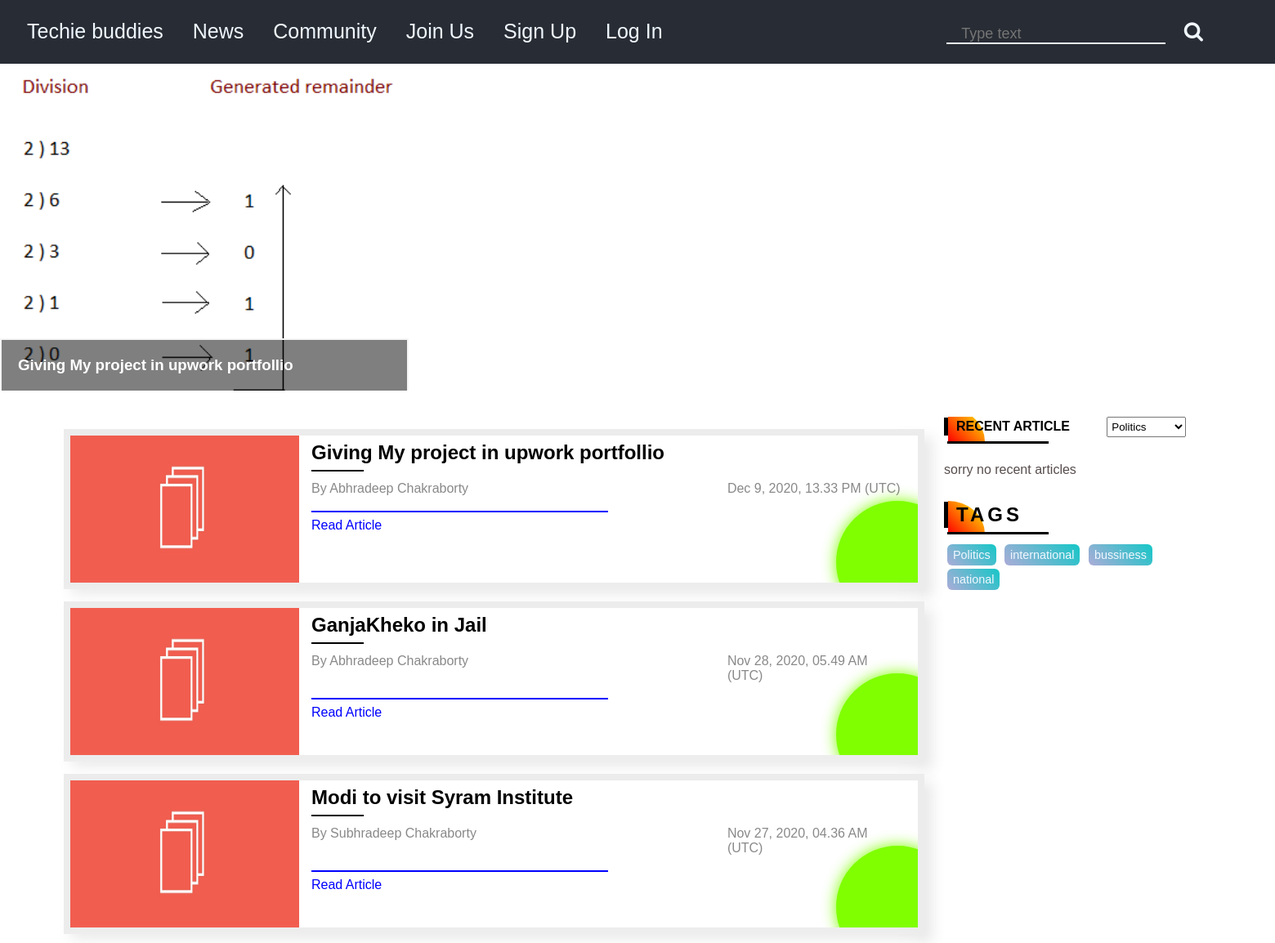
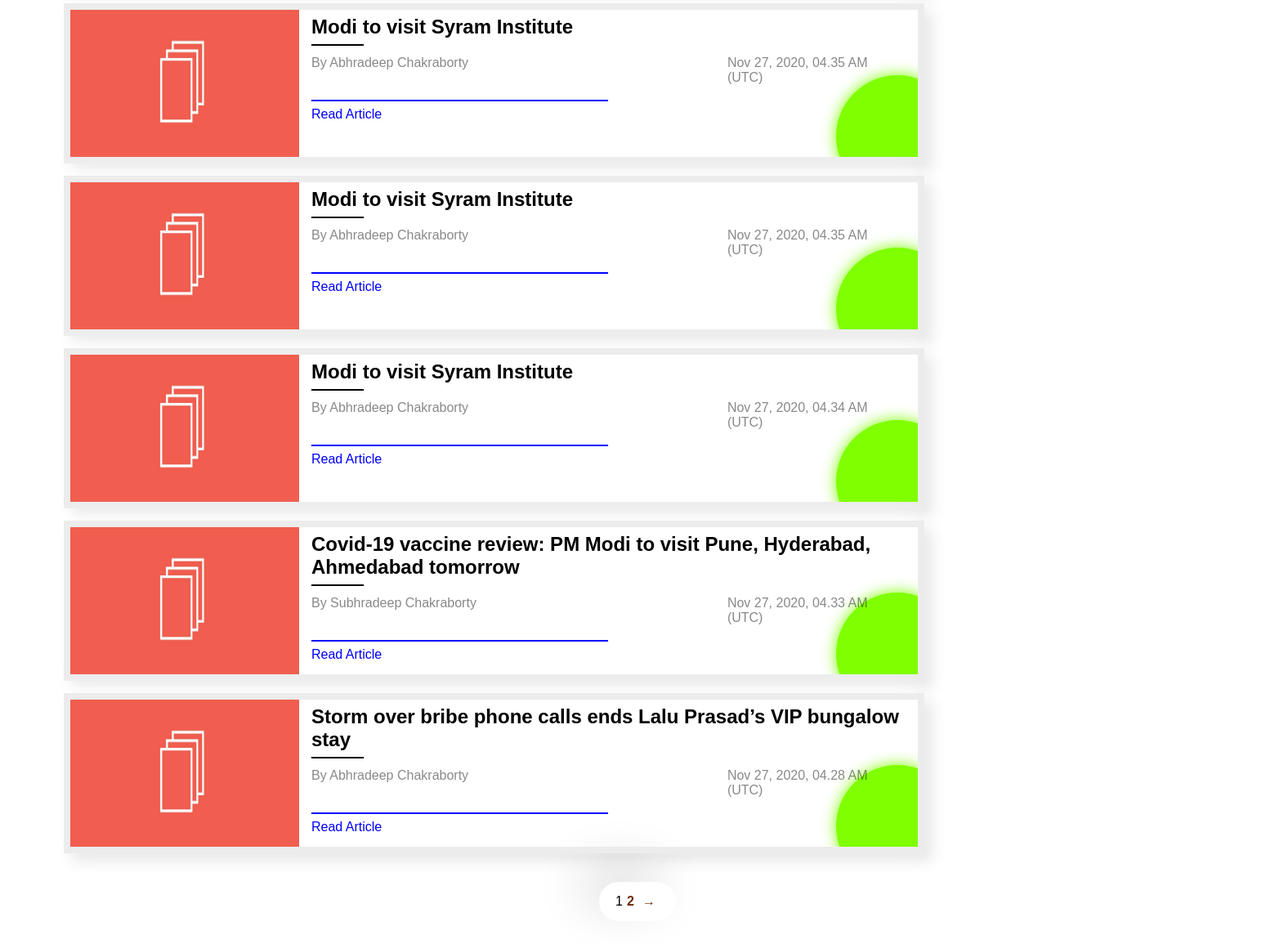
Page /news/ on the committed database (2 pictures, top to bottom).
### Blog/models.py (models this page shows, shortened)
class Blog(models.Model):
    heading = models.CharField(max_length=100)
    publish_date = models.DateTimeField()
    content = fields.RichTextField()
    author = models.ForeignKey(Author,on_delete = models.CASCADE)
    tags = models.ManyToManyField(Tag,related_name='blogs')
    read = models.IntegerField(default=0)
    front_img = models.ImageField(blank=True,upload_to='Blog/images',null = True)
    def was_published_recently(self):
        return self.publish_date >= timezone.now() - datetime.timedelta(days= 2)
    class Meta:
        ordering=['-id']

class Author(models.Model):
    name = models.CharField(max_length = 45)
    country = models.CharField(max_length = 45,choices=COUNTRY_CHOICES)
    works_at = models.CharField(max_length=48)
    description = fields.RichTextField(blank=True,null=True)
    image = models.ImageField(blank = True,upload_to='Blog/images',null = True)
    email = models.EmailField(blank=True,null=True)
    facebook_url = models.URLField(blank=True,null=True)
    instagram_url = models.URLField(blank=True,null=True)
    twitter_url = models.URLField(blank=True,null=True)

class Tag(models.Model):
    name = models.CharField(max_length=15)

### Blog/views.py (the view)
# urls.py: path('',views.index,name="news"),
def index(request,index='1'):
    week_ago = datetime.datetime.now() - datetime.timedelta(days=7)
    tag = Tag.objects.get(name='Politics')
    blogtag = tag.blogs.all()
    tags = Tag.objects.all()
    pagination = ''
    current_page = int(index)
    limit = 8 * current_page
    offset = limit - 8
    blog_list = Blog.objects.all()[offset:limit]  # limiting contacts based on current_page
    total_blogs = Blog.objects.all().count()
    total_pages = total_blogs // 8
    if total_blogs % 8 != 0:
        if total_blogs > 8:
            total_pages += 1 # adding one more page if the last page will contains less contacts
        pagination = make_pagination_html(current_page, total_pages)
    popular_posts = []
    while not popular_posts:
        popular_posts = Blog.objects.filter(publish_date__gte=week_ago).order_by('-read')
        week_ago = week_ago - datetime.timedelta(days = 4)
    return render(request,'Techblog/news.html',{'blogs':blog_list,'popular_posts':popular_posts,'tags':tags,'blogtag':blogtag,'pagination': pagination})

### template/Techblog/news.html (shortened to what this page needs)
{% extends 'Techblog/base.html'%}
{%load static%}
{%block link%}
<link rel='stylesheet' id='css' href='{% static "Techblog/news.css"%}' />
<link rel='stylesheet'  href='{% static "Techblog/basenews.css"%}' />
{% endblock %}
{%block body%}
<div class='popular-posts-banner'>
    {% for post in popular_posts|slice:4 %}
    <div class='pop-posts'>
        <img src='{%static "Techblog/binary_conversion1.png" %}' width='100%' />
        <div class='desc'>
            <h3><b>{{post.heading}}</b></h3>
        </div>
    </div>
    {% endfor %}
</div>
{% include 'Techblog/basenews.html' %}
{% endblock %}

### template/Techblog/basenews.html (shortened to what this page needs)
{% load static %}
<section class='main-section'>
    <main>
        <div class='blog-container'>
            {% if blogs%}
            {% for blog in blogs %}
            <div class='post'>
                {% if blog.front_img %}
                <img class='main-post-img' src='{{blog.front_img.url}}' />
                <script>console.log('hello');</script>
                {% else %}
                    <img class='main-post-img' src='{%static "Techblog/featuredimage.jpg" %}' />
                {% endif %}
                <div class='small-intro'>
                    <h2>{{blog.heading}}</h2>
                    <div class='heading-underline'></div>
                    <div class='post-information'>
                        <p class='author'><span>By</span> {{blog.author.name}}</p>
                        <p class='time-of-post'>{{blog.publish_date|date:'M j, Y,'}} {{blog.publish_date|date:'H.i A'}}
                            ({{blog.publish_date|date:'T'}})</p>
                    </div>
                    <div class='line'></div>
                    <a class='read-article' href='{% url "Blog:post" blog.id %}'>Read Article</a>
                </div>
            </div>
            {% endfor %}
            {% else %}
            <h1 style='color:rgb(88, 77, 77);padding:15px 0;'>sorry no articles </h1>
            {% endif %}
        </div>
        <div class='sidebar-wrapper'>
            <div class='related-items'>
                <div class='head post-tag'>
                    <h1>RECENT ARTICLE</h1>
                    <select id='tag-search' name='tagsname'>
                        {% for tag in tags %}
                        <option value={{tag.name}}>{{tag.name}}</option>
                        {% endfor %}
                    </select>
                    <div class='heading-bar'></div>
                </div>
                <div class='related-content'>
                </div>
            </div>
            <div class='tags-wrapper'>
                <div class='head'>
                    <h1>TAGS</h1>
                    <div class='heading-bar'></div>
                </div>
                {% for tag in tags %}
                    <a class='tags' href='{% url "Blog:tagpost" tag.name %}'>{{tag.name}}</a>
                {% endfor %}
            </div>
        </div>
    </main>
    <div class='page-number'>
        <div class='kalo' style='display:inline-block;'>
            {{pagination|safe}}
        </div>
    </div>
</section>

### static/Techblog/base.css (style rules this page uses)
* { margin: 0; padding: 0; box-sizing: border-box; }
body { min-height: 100vh; font-family: 'Gill Sans', 'Gill Sans MT', Calibri, 'Trebuchet MS', sans-serif; }

### static/Techblog/news.css (style rules this page uses)
.popular-posts-banner { width: 2000px; height: 400px; overflow:hidden; transition-property: margin; transition-duration: 1s; }
body { overflow-x:hidden; }
.pop-posts { float: left; width: 500px; height:100%; position:relative; }
.desc { position:absolute; bottom:0; left:0; right:0; background: rgb(0,0,0); background: rgba(0,0,0,0.5); color:white;padding:20px; border: 2px solid whitesmoke; border-bottom: none; }
.pop-posts img { position: absolute; top:0; bottom:0; right:0; left:0; }

### static/Techblog/basenews.css (style rules this page uses)
.main-section { width:90%; margin:auto; margin-top: 32px; }
.blog-container { width:75%; float: left; }
.post { overflow:auto; margin-top: 15px; margin-bottom: 15px; box-shadow: -10px -10px 15px rgba(255,255,255,0.5), 10px 10px 15px rgba(70,70,70,0.12); border: 8px solid #ececec; position:relative; overflow:hidden; }
.post::before { position: absolute; content:''; width: 150px; background-color: chartreuse; height: 150px; border-radius: 50%; bottom:-50px; right:-50px; z-index: -2; box-shadow: 0 0 18px chartreuse; }
.main-post-img { width:27%; height: 180px; float:left; }
.small-intro { float:left; width:73%; padding: 7px 15px 10px; }
.post::after { clear: both; content:''; display: table; }
.small-intro h2 { margin-bottom:7px; }
.heading-underline { width:64px; margin-bottom: 12px; height: 2px; background-color: black; }
.post-information { width:100%; color:#0007; margin-bottom:18px; }
.author { float:left; width:70%; }
.time-of-post { float:right; width:30%; }
.post-information::after { content:''; clear:both; display:table; }
.read-article { padding: 5px 5px 5px 0; display:inline-block; text-decoration: none; color:blue; }
.line { width:50%; content:''; height:2px; background-color: blue; margin-bottom: 2px; margin-top: 15px; }
.sidebar-wrapper { float:left; width:22%; margin-left:24px; display: flex; flex-direction: column; overflow: auto; }
main::after { clear:both; content:''; display:table; }
.head h1 { padding: 2px 10px 2px; letter-spacing: 4px; border-left:5px solid black; position:relative; }
.heading-bar { margin-top: 5px; margin-bottom: 8px; margin-left:4px; content:''; width:40%; height:3px; background-color: black; }
.post-tag h1 { display:inline-block; margin-right:10%; letter-spacing: normal; font-size: 1rem; }
#tag-search { padding: 3px 1px; display:inline-block; }
.head h1::after { width:45px; height:40px; content:''; background: linear-gradient(45deg,red,yellow); position:absolute; z-index:-2; bottom:-7px; left:0; border-radius:0% 100% 100% 0% / 0% 100% 0% 100% ; }
.related-content { display:flex; flex-direction: column; }
.page-number { text-align: center; margin:20px 0 30px; }
.tags-wrapper { margin-top: 15px; }
.tags { display: inline-block; padding: 5px 7px; color:aliceblue; text-decoration: none; font-size: 0.9rem; border-radius: 6px; margin:4px 2px 0 4px; background: linear-gradient(45deg,rgba(5, 5, 136, 0.333),rgb(21, 199, 199)); }
.page-number a { display: inline-block; text-decoration: none; color: rgb(105, 43, 2); padding: 5px; margin: 0; border-radius: 4px; background: #fff; font-weight: bold; }
.page-number li { list-style-type: none; display:inline-block; }
.kalo { padding:10px 20px; border-radius: 50px; background: #ffffff; box-shadow: -20px -20px 60px #d9d9d9, 20px 20px 60px #ffffff; }

### rows in the picture
Blog: heading "Giving My project in upwork portfollio", author.name "Abhradeep Chakraborty", publish_date "Dec 9, 2020,", publish_date "13.33 PM", publish_date "UTC"
Blog: heading "GanjaKheko in Jail", author.name "Abhradeep Chakraborty", publish_date "Nov 28, 2020,", publish_date "05.49 AM", publish_date "UTC"
Blog: heading "Modi to visit Syram Institute", author.name "Subhradeep Chakraborty", publish_date "Nov 27, 2020,", publish_date "04.36 AM", publish_date "UTC"
Blog: heading "Modi to visit Syram Institute", author.name "Abhradeep Chakraborty", publish_date "Nov 27, 2020,", publish_date "04.35 AM", publish_date "UTC"
Blog: heading "Modi to visit Syram Institute", author.name "Abhradeep Chakraborty", publish_date "Nov 27, 2020,", publish_date "04.35 AM", publish_date "UTC"
Blog: heading "Modi to visit Syram Institute", author.name "Abhradeep Chakraborty", publish_date "Nov 27, 2020,", publish_date "04.34 AM", publish_date "UTC"
Blog: heading "Covid-19 vaccine review: PM Modi to visit Pune, Hyderabad, Ahmedabad tomorrow", author.name "Subhradeep Chakraborty", publish_date "Nov 27, 2020,", publish_date "04.33 AM", publish_date "UTC"
Blog: heading "Storm over bribe phone calls ends Lalu Prasad’s VIP bungalow stay", author.name "Abhradeep Chakraborty", publish_date "Nov 27, 2020,", publish_date "04.28 AM", publish_date "UTC"
Tag: name "Politics"
Tag: name "international"
Tag: name "bussiness"
Tag: name "national"

### other values in the picture
{{ pagination|safe }} "1 2 →"
form field tagsname "Politics"
